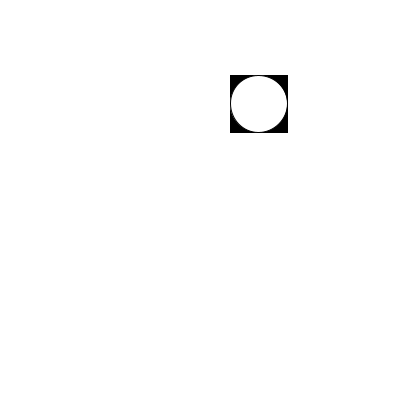
Frame 1 (no input)
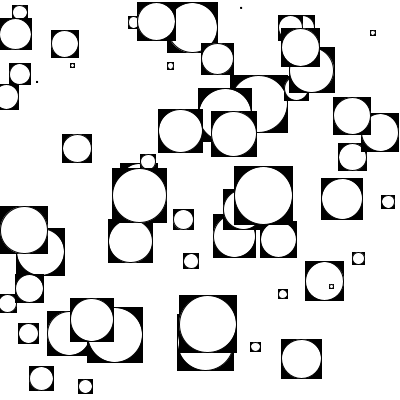
Frame 60 (the mouse pressed at the canvas centre just before this capture)
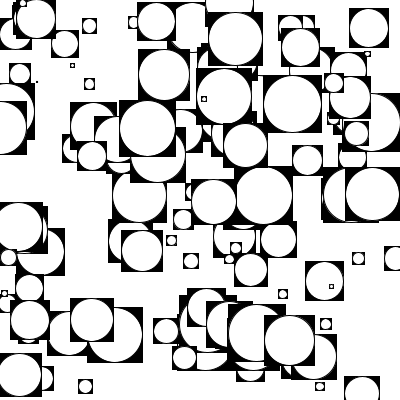
Frame 120 (the mouse held since frame 60 and released just before this capture)

The Processing sketch that drew these frames (run headless with seeded random() and noise(); from frame 60 on, the mouse is pressed at the canvas centre):

// Processing sketch: processing_146838
// ── processing_146838.pde

void setup() {
  size(400,400);
  background(255); 
  rectMode(CENTER);
  ellipseMode(CENTER);
  smooth();
  frameRate(5);
}

void draw() {
   rect_circle(random(width),random(height));
}

void rect_circle (float x, float y) {
   float w = random(60);
   fill(0);
   rect(x,y,w,w);
   fill(255);
   ellipse(x,y,w,w);
}
